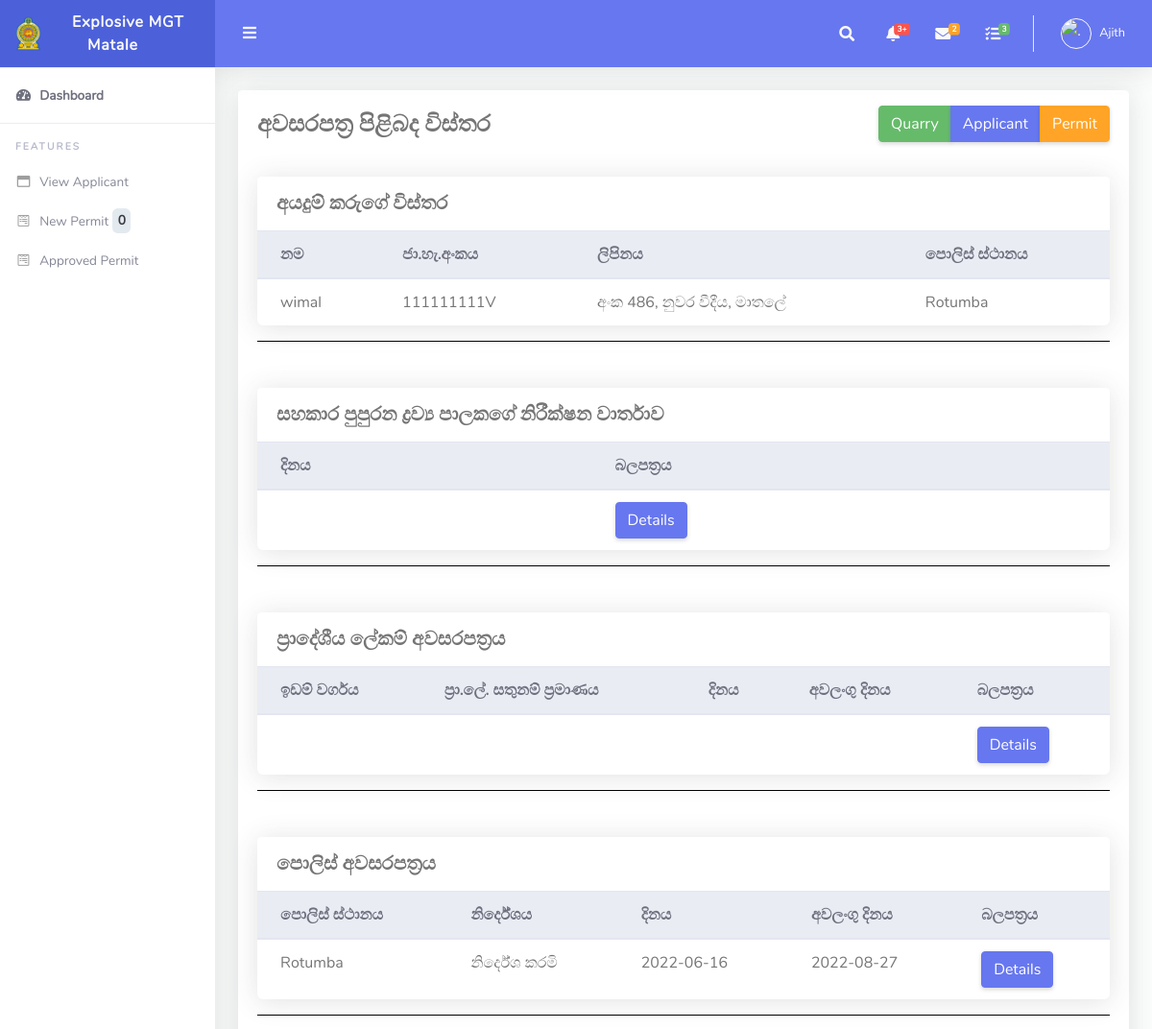
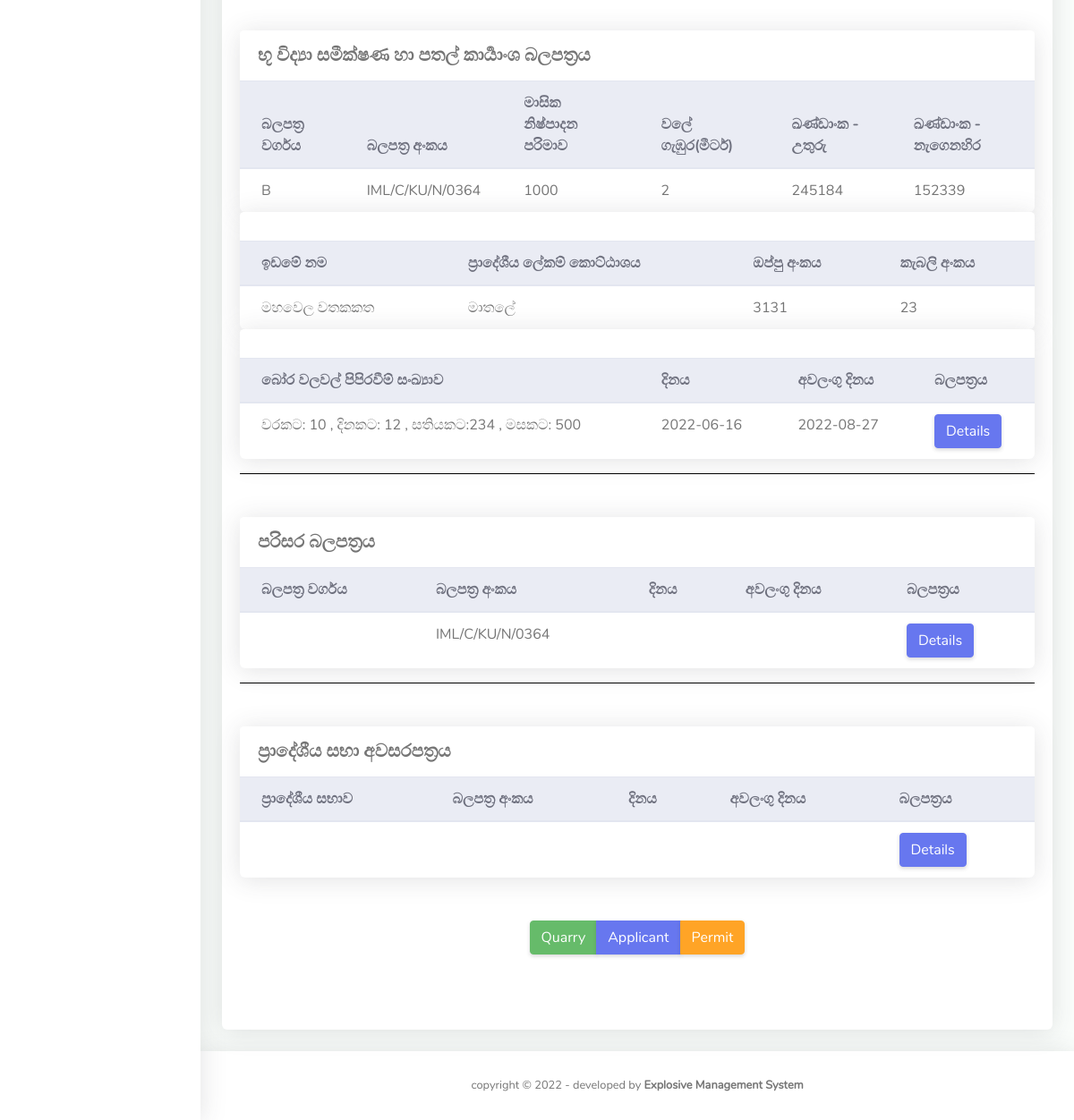
Page /users/ga/permit_view.php?id=82&pid=95 (signed in) on the committed database (2 pictures, top to bottom).
### tables this page shows
CREATE TABLE `users` (
  `id` int(11) NOT NULL,
  `fname` varchar(255) DEFAULT NULL,
  `lname` varchar(255) DEFAULT NULL,
  `email` varchar(255) DEFAULT NULL,
  `password` varchar(300) DEFAULT NULL,
  `contactno` varchar(11) DEFAULT NULL,
  `role` varchar(50) NOT NULL,
  `file_name` varchar(500) NOT NULL,
  `uploaded_on` date DEFAULT NULL,
  `district` varchar(500) NOT NULL,
  `nic` varchar(20) DEFAULT NULL
);

CREATE TABLE `applicant` (
  `id` int(11) NOT NULL,
  `nic` varchar(15) NOT NULL,
  `fullname` varchar(75) NOT NULL,
  `addres` varchar(150) NOT NULL,
  `disignation` varchar(75) NOT NULL,
  `anualIncome` decimal(10,0) NOT NULL,
  `age` int(11) DEFAULT NULL,
  `police` varchar(25) NOT NULL,
  `date` timestamp NOT NULL DEFAULT current_timestamp() ON UPDATE current_timestamp(),
  `mobile1` varchar(10) DEFAULT NULL,
  `mobile2` varchar(10) DEFAULT NULL,
  `district` varchar(50) NOT NULL
);

CREATE TABLE `policereport` (
  `id` int(11) NOT NULL,
  `perid` int(11) DEFAULT NULL,
  `poldiv` varchar(10) NOT NULL,
  `polst` varchar(20) NOT NULL,
  `pdate` date NOT NULL,
  `stdate` timestamp NOT NULL DEFAULT current_timestamp() ON UPDATE current_timestamp(),
  `img` varchar(100) NOT NULL,
  `aplicant_id` int(11) NOT NULL,
  `edate` date DEFAULT NULL,
  `district` varchar(50) NOT NULL
);

CREATE TABLE `excavate_permit` (
  `id` int(11) NOT NULL,
  `perid` int(11) DEFAULT NULL,
  `permittype` varchar(3) NOT NULL,
  `permitno` varchar(20) NOT NULL,
  `maxqty` int(11) DEFAULT NULL,
  `depth` decimal(10,0) NOT NULL,
  `landname` varchar(50) NOT NULL,
  `lotno` int(11) DEFAULT NULL,
  `north` int(11) DEFAULT NULL,
  `east` int(11) DEFAULT NULL,
  `holespertime` varchar(10) NOT NULL,
  `blastperday` varchar(10) NOT NULL,
  `blastperweek` varchar(10) NOT NULL,
  `blastpermonth` varchar(10) NOT NULL,
  `pdate` date NOT NULL,
  `stdate` timestamp NOT NULL DEFAULT current_timestamp() ON UPDATE current_timestamp(),
  `img` varchar(100) NOT NULL,
  `aplicant_id` int(11) NOT NULL,
  `deedno` varchar(10) NOT NULL,
  `lndname` varchar(50) NOT NULL,
  `gsd` varchar(50) NOT NULL,
  `edate` date DEFAULT NULL,
  `district` varchar(50) NOT NULL
);

### users/ga/permit_view.php (the view, shortened to what the rows shown need)
<?php
require_once('../../include/config.php');
$id = $_GET['id'];
$nid=$id;
$q2 = $conn->query("SELECT * from policereport WHERE aplicant_id = $id");
if($q2 !== false && $q2->num_rows > 0){
while($row=$q2->fetch_assoc()){
$polst=$row['polst'];
$pdate2=$row['pdate'];
$edt2=$row['edate'];
}
}
$q3 = $conn->query("SELECT * from excavate_permit WHERE aplicant_id = $id");
if($q3 !== false && $q3->num_rows > 0){
while($row=$q3->fetch_assoc()){
$permittype=$row['permittype'];
$permitno=$row['permitno'];
$maxqty=$row['maxqty'];
$depth=$row['depth'];
$north=$row['north'];
$east=$row['east'];
$holespertime=$row['holespertime'];
$blastperday=$row['blastperday'];
$blastperweek=$row['blastperweek'];
$blastpermonth=$row['blastpermonth'];
$pdate3=$row['pdate'];
$deedno=$row['deedno'];
$lotno=$row['lotno'];
$lndname=$row['lndname'];
$gsd=$row['gsd'];
$edt3=$row['edate'];
}
}
$queryr = $conn->query("SELECT * from applicant WHERE id=$id");
if($queryr !== false && $queryr->num_rows > 0){
while($row=$queryr->fetch_assoc()){
$name=$row["fullname"];
$add=$row["addres"];
$nic=$row["nic"];
$police=$row["police"];
}
}
?>
<!DOCTYPE html>
<html lang="en">
<head>
  <link href="../../assets/vendor/fontawesome-free/css/all.min.css" rel="stylesheet" type="text/css">
  <link href="../../assets/vendor/bootstrap/css/bootstrap.min.css" rel="stylesheet" type="text/css">
  <link href="../../assets/css/ruang-admin.min.css" rel="stylesheet">
</head>
<body id="page-top">
  <div id="wrapper">
     <?php
   include 'include/sidebar.php';
   ?>
    <div id="content-wrapper" class="d-flex flex-column">
      <div id="content">
         <?php
		include 'include/header.php';
		?>
        <div class="container-fluid" id="container-wrapper">
              <div class="card mb-4">
      <div class="card-body">
      <div class="card">
                <div class="table-responsive">
                  <table class="table align-items-center table-flush">
                    <thead class="thead-light">
                      <tr>
                        <th>නම</th>
                        <th>ජා.හැ.අංකය</th>
                        <th>ලිපිනය</th>
                        <th>පොලිස් ස්ථානය</th>
                      </tr>
                    </thead>
                    <tbody>
                      <tr>
                        <td><?php echo $name; ?></a></td>
                        <td><?php echo $nic; ?></td>
                        <td><?php echo $add; ?></td>
                        <td><?php echo $police; ?></td>
                      </tr>
                    </tbody>
                  </table>
                </div>
          </div>
          <form action="" name="aplicant" method="post" class="signin-form" enctype="multipart/form-data">
<div class="card">
          <div class="table-responsive">
            <table class="table align-items-center table-flush">
              <thead class="thead-light">
                <tr>
                  <th>දිනය</th>
                  <th>බලපත්‍රය</th>
                </tr>
              </thead>
            </table>
          </div>
    </div>
      <form action="" name="aplicant" method="post" class="signin-form" enctype="multipart/form-data">
      <div class="card">
                <div class="table-responsive">
                  <table class="table align-items-center table-flush">
                    <thead class="thead-light">
                      <tr>
                        <th>ඉඩම් වර්ගය</th>
                        <th>ප්‍රා.ලේ. සතුනම් ප්‍රමාණය</th>
                        <th>දිනය</th>
                        <th>අවලංගු දිනය</th>
                        <th>බලපත්‍රය</th>
                      </tr>
                    </thead>
                  </table>
                </div>
          </div>
      <div class="card">
                <div class="table-responsive">
                  <table class="table align-items-center table-flush">
                    <thead class="thead-light">
                      <tr>
                        <th>පොලිස් ස්ථානය</th>
                        <th>නිර්දේශය</th>
                        <th>දිනය</th>
                        <th>අවලංගු දිනය</th>
                        <th>බලපත්‍රය</th>
                      </tr>
                    </thead>
                    <tbody>
                      <tr>
                        <td><?php echo $police; ?></a></td>
                        <td><?php echo $polst; ?></td>
                        <td><?php echo $pdate2; ?></td>
                        <td><?php echo $edt2 ; ?></td>
                        <td><?php echo "<a href='permitimg.php?type=2&&id=$nid' class='btn btn-primary' >Details</a>"; ?></td>
                      </tr>
                    </tbody>
                  </table>
                </div>
          </div>
      <div class="card">
                <div class="table-responsive">
                  <table class="table align-items-center table-flush">
                    <thead class="thead-light">
                      <tr>
                        <th>බලපත්‍ර වර්ගය</th>
                        <th>බලපත්‍ර අංකය</th>
                        <th>මාසික නිෂ්පාදන පරිමාව</th>
                        <th>වලේ ගැඹුර(මීටර්)</th>
                        <th>ඛණ්ඩාංක - උතුරු</th>
                        <th>ඛණ්ඩාංක - නැගෙනහිර</th>
                      </tr>
                    </thead>
                    <tbody>
                      <tr>
                        <td><?php echo $permittype; ?></a></td>
                        <td><?php echo $permitno; ?></a></td>
                        <td><?php echo $maxqty; ?></a></td>
                        <td><?php echo $depth; ?></a></td>
                        <td><?php echo $north; ?></a></td>
                        <td><?php echo $east; ?></td>
                      </tr>
                    </tbody>
                  </table>
                </div>
          </div>
      <div class="card">
                <div class="table-responsive">
                  <table class="table align-items-center table-flush">
                    <thead class="thead-light">
                      <tr>
                        <th>ඉඩමේ නම</th>
                        <th>ප්‍රාදේශීය ලේකම් කොට්ඨාශය</th>
                        <th>ඔප්පු අංකය</th>
                        <th>කැබලි අංකය</th>
                      </tr>
                    </thead>
                    <tbody>
                      <tr>
                        <td><?php echo $lndname; ?></a></td>
                        <td><?php echo $gsd; ?></a></td>
                        <td><?php echo $deedno; ?></a></td>
                        <td><?php echo $lotno; ?></a></td>
                      </tr>
                    </tbody>
                  </table>
                </div>
          </div>
          <div class="card">
                <div class="table-responsive">
                  <table class="table align-items-center table-flush">
                    <thead class="thead-light">
                      <tr>
                        <th>බෝර වලවල් පිපිරවීම් සංඛ්‍යාව</th>
                        <th>දිනය</th>
                        <th>අවලංගු දිනය</th>
                        <th>බලපත්‍රය</th>
                      </tr>
                    </thead>
                    <tbody>
                      <tr>
                        <td><?php echo "වරකට: $holespertime , දිනකට: $blastperday , සතියකට:$blastperweek , මසකට: $blastpermonth"; ?></td>
                        <td><?php echo $pdate3; ?></td>
                        <td><?php echo $edt3 ; ?></td>
                        <td><?php echo "<a href='permitimg.php?type=3&&id=$nid' class='btn btn-primary'>Details</a>"; ?></td>
                      </tr>
                    </tbody>
                  </table>
                </div>
          </div>
      <div class="card">
                <div class="table-responsive">
                  <table class="table align-items-center table-flush">
                    <thead class="thead-light">
                      <tr>
                        <th>බලපත්‍ර වර්ගය</th>
                        <th>බලපත්‍ර අංකය</th>
                        <th>දිනය</th>
                        <th>අවලංගු දිනය</th>
                        <th>බලපත්‍රය</th>
                      </tr>
                    </thead>
                    <tbody>
                      <tr>
                        <td><?php echo $ptype; ?></a></td>
                        <td><?php echo $permitno; ?></td>
                        <td><?php echo $pdate4; ?></td>
                        <td><?php echo $edt4 ; ?></td>
                        <td><?php echo "<a href='permitimg.php?type=4&&id=$nid' class='btn btn-primary' >Details</a>"; ?></td>
                      </tr>
                    </tbody>
                  </table>
                </div>
          </div>
      <div class="card">
                <div class="table-responsive">
                  <table class="table align-items-center table-flush">
                    <thead class="thead-light">
                      <tr>
                        <th>ප්‍රාදේශීය සභාව</th>
                        <th>බලපත්‍ර අංකය</th>
                        <th>දිනය</th>
                        <th>අවලංගු දිනය</th>
                        <th>බලපත්‍රය</th>
                      </tr>
                    </thead>
                  </table>
                </div>
          </div>
<br><br>
<br><br>
                  </form>
          </div>
        </div>
      </div>
    </div>
  </div>
</body>
</html>

### users/ga/include/sidebar.php (shortened to what the rows shown need)
<?php
  $uid =  $_SESSION["id"] ;
  $k = $conn->query("SELECT * from users  WHERE id = $uid ");
  if($k !== false && $k->num_rows > 0){
  while($row=$k->fetch_assoc()){
  $d=$row["district"];
    }
  }
?>
<ul class="navbar-nav sidebar sidebar-light accordion" id="accordionSidebar">
      <a class="sidebar-brand d-flex align-items-center justify-content-center" href="index.php">
        <marquee behavior="alternate" scrolldelay="400"><div class="sidebar-brand-text mx-3">Explosive MGT <?php echo $d; ?></div></marquee>
      </a>
<?php
$uid =  $_SESSION["id"] ;
$us = $conn->query("SELECT * from users  WHERE id = $uid ");
if($us !== false && $us->num_rows > 0){
while($row=$us->fetch_assoc()){
$dis=$row["district"];
}
}
$sql="SELECT * FROM permit WHERE expOffApprove='1' AND district='$dis'";
if ($result=mysqli_query($conn,$sql))
  {
  $rowcount=mysqli_num_rows($result);
  printf(" %d\n",$rowcount);
  }
?></span>
    </ul>

### users/ga/include/header.php (shortened to what the rows shown need)
<?php
      $uid =  $_SESSION["id"] ;
 $query5 = $conn->query("SELECT * from users  WHERE id = $uid ");
if($query5 !== false && $query5->num_rows > 0){
  while($row=$query5->fetch_assoc()){
  $imageURL='../../assets/img/logo/'.$row["file_name"];
  $role=$row["fname"];
  }
}
?>
<nav class="navbar navbar-expand navbar-light bg-navbar topbar mb-4 static-top">
          <ul class="navbar-nav ml-auto">
            <li class="nav-item dropdown no-arrow">
              <a class="nav-link dropdown-toggle" href="#" id="userDropdown" role="button" data-toggle="dropdown"
                aria-haspopup="true" aria-expanded="false">
              <?php  echo "<img class='img-profile rounded-circle' id='scream' width='50' height='50'src='$imageURL' alt='.'>"; ?>
                <span class="ml-2 d-none d-lg-inline text-white small"><?php echo $role; ?></span>
              </a>
            </li>
          </ul>
        </nav>

### rows in the picture
users: district "Matale", fname "Ajith"
applicant: fullname "wimal", nic "111111111V", addres "අංක 486, නුවර වීදීය, මාතලේ", police "Rotumba"
policereport: polst "නිර්දේශ කරමි", pdate "2022-06-16", edate "2022-08-27"
excavate_permit: permittype "‍B", permitno "IML/C/KU/N/0364", maxqty "1000", depth "2", north "245184", east "152339", lndname "මහවෙල වතකකත", gsd "මාතලේ", deedno "3131", lotno "23", holespertime "10", blastperday "12", blastperweek "234", blastpermonth "500", pdate "2022-06-16", edate "2022-08-27"

### other values in the picture
$rowcount "0"
